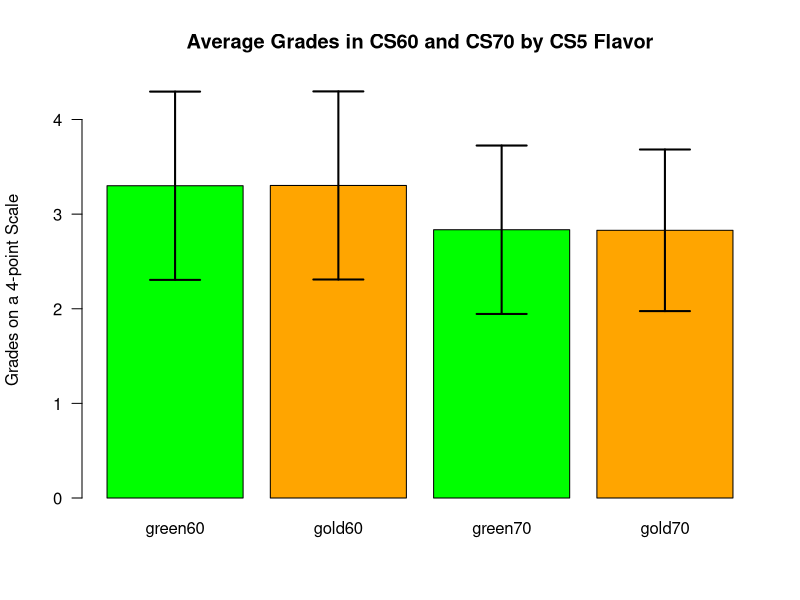

Write R code to recreate this figure.
means <- c(3.300, 3.303, 2.835, 2.829)
names <- c("green60", "gold60", "green70", "gold70")
standardDevs <- c(.995, .994, .890, .854)
plotTop <- max(means+standardDevs*1.1)
barCenters <- barplot(means, names.arg=names, col=c('green','orange'), las=1, ylim=c(0,plotTop),
                      main='Average Grades in CS60 and CS70 by CS5 Flavor',ylab = 'Grades on a 4-point Scale')
arrows(barCenters, means-standardDevs, barCenters, means+standardDevs, lwd=2, angle=90, code=3)